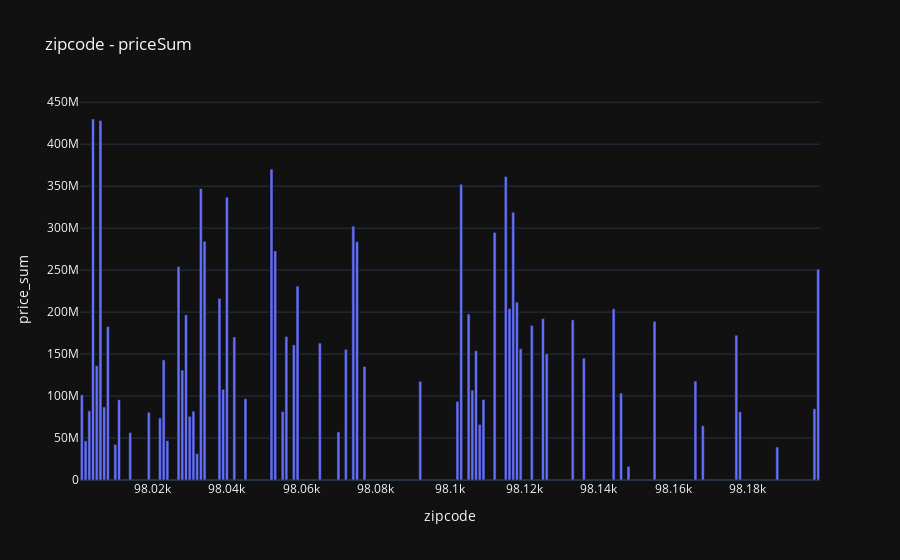

Notebook source saved alongside this figure:
### Code cell
px.bar(dfzipCode[:], x="zipcode" , y= "price_sum", template="plotly_dark",title="zipcode - priceSum")
